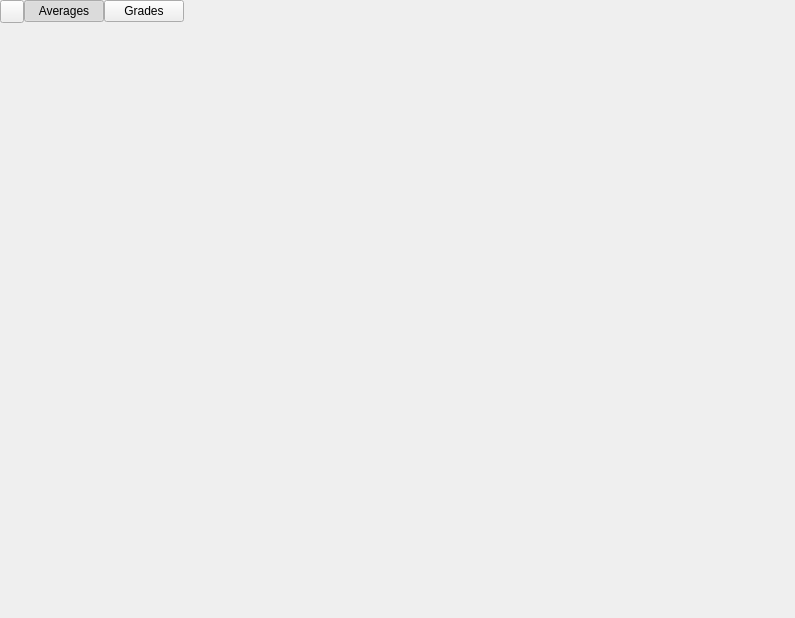
<?xml version="1.0" encoding="UTF-8"?>
<ui version="4.0">
 <class>MainWindow</class>
 <widget class="QMainWindow" name="MainWindow">
  <property name="geometry">
   <rect>
    <x>0</x>
    <y>0</y>
    <width>795</width>
    <height>618</height>
   </rect>
  </property>
  <property name="windowTitle">
   <string>thegrades</string>
  </property>
  <property name="windowIcon">
   <iconset theme="thegrades" resource="resources.qrc">
    <normaloff>:/icons/thegrades.svg</normaloff>:/icons/thegrades.svg</iconset>
  </property>
  <property name="autoFillBackground">
   <bool>true</bool>
  </property>
  <widget class="QWidget" name="centralwidget">
   <property name="autoFillBackground">
    <bool>true</bool>
   </property>
   <layout class="QVBoxLayout" name="verticalLayout">
    <property name="spacing">
     <number>0</number>
    </property>
    <property name="leftMargin">
     <number>0</number>
    </property>
    <property name="topMargin">
     <number>0</number>
    </property>
    <property name="rightMargin">
     <number>0</number>
    </property>
    <property name="bottomMargin">
     <number>0</number>
    </property>
    <item>
     <widget class="QWidget" name="topWidget" native="true">
      <property name="autoFillBackground">
       <bool>true</bool>
      </property>
      <layout class="QHBoxLayout" name="horizontalLayout">
       <property name="spacing">
        <number>0</number>
       </property>
       <property name="leftMargin">
        <number>0</number>
       </property>
       <property name="topMargin">
        <number>0</number>
       </property>
       <property name="rightMargin">
        <number>0</number>
       </property>
       <property name="bottomMargin">
        <number>0</number>
       </property>
       <item>
        <widget class="QToolButton" name="menuButton">
         <property name="sizePolicy">
          <sizepolicy hsizetype="Preferred" vsizetype="Preferred">
           <horstretch>0</horstretch>
           <verstretch>0</verstretch>
          </sizepolicy>
         </property>
         <property name="text">
          <string/>
         </property>
         <property name="icon">
          <iconset theme="thegrades" resource="resources.qrc">
           <normaloff>:/icons/thegrades.svg</normaloff>:/icons/thegrades.svg</iconset>
         </property>
         <property name="popupMode">
          <enum>QToolButton::InstantPopup</enum>
         </property>
        </widget>
       </item>
       <item>
        <widget class="QPushButton" name="averagesButton">
         <property name="text">
          <string>Averages</string>
         </property>
         <property name="checkable">
          <bool>true</bool>
         </property>
         <property name="checked">
          <bool>true</bool>
         </property>
         <property name="autoExclusive">
          <bool>true</bool>
         </property>
        </widget>
       </item>
       <item>
        <widget class="QPushButton" name="gradesButton">
         <property name="text">
          <string>Grades</string>
         </property>
         <property name="checkable">
          <bool>true</bool>
         </property>
         <property name="autoExclusive">
          <bool>true</bool>
         </property>
        </widget>
       </item>
       <item>
        <spacer name="horizontalSpacer">
         <property name="orientation">
          <enum>Qt::Horizontal</enum>
         </property>
         <property name="sizeType">
          <enum>QSizePolicy::Expanding</enum>
         </property>
         <property name="sizeHint" stdset="0">
          <size>
           <width>40</width>
           <height>20</height>
          </size>
         </property>
        </spacer>
       </item>
       <item>
        <layout class="QHBoxLayout" name="leftCsdLayout">
         <property name="spacing">
          <number>0</number>
         </property>
        </layout>
       </item>
       <item>
        <layout class="QHBoxLayout" name="rightCsdLayout">
         <property name="spacing">
          <number>0</number>
         </property>
        </layout>
       </item>
      </layout>
     </widget>
    </item>
    <item>
     <widget class="tStackedWidget" name="stackedWidget">
      <property name="autoFillBackground">
       <bool>true</bool>
      </property>
      <widget class="Averages" name="averages"/>
      <widget class="Grades" name="grades"/>
     </widget>
    </item>
   </layout>
  </widget>
  <action name="actionFileBug">
   <property name="icon">
    <iconset theme="tools-report-bug">
     <normaloff>../application</normaloff>../application</iconset>
   </property>
   <property name="text">
    <string>File Bug</string>
   </property>
  </action>
  <action name="actionSources">
   <property name="icon">
    <iconset theme="commit">
     <normaloff>../application</normaloff>../application</iconset>
   </property>
   <property name="text">
    <string>Sources</string>
   </property>
  </action>
  <action name="actionAbout">
   <property name="icon">
    <iconset theme="help-about">
     <normaloff>../application</normaloff>../application</iconset>
   </property>
   <property name="text">
    <string>About</string>
   </property>
  </action>
  <action name="actionExit">
   <property name="icon">
    <iconset theme="application-exit">
     <normaloff>../application</normaloff>../application</iconset>
   </property>
   <property name="text">
    <string>Exit</string>
   </property>
   <property name="shortcut">
    <string>Ctrl+Q</string>
   </property>
  </action>
  <action name="actionOption">
   <property name="icon">
    <iconset theme="preferences">
     <normaloff>.</normaloff>.</iconset>
   </property>
   <property name="text">
    <string>Options</string>
   </property>
   <property name="toolTip">
    <string>Options</string>
   </property>
  </action>
 </widget>
 <customwidgets>
  <customwidget>
   <class>tStackedWidget</class>
   <extends>QStackedWidget</extends>
   <header location="global">tstackedwidget.h</header>
   <container>1</container>
   <slots>
    <signal>switchingFrame(int)</signal>
   </slots>
  </customwidget>
  <customwidget>
   <class>Averages</class>
   <extends>QWidget</extends>
   <header>averages/averages.h</header>
   <container>1</container>
  </customwidget>
  <customwidget>
   <class>Grades</class>
   <extends>QWidget</extends>
   <header>grades/grades.h</header>
   <container>1</container>
  </customwidget>
 </customwidgets>
 <resources>
  <include location="resources.qrc"/>
 </resources>
 <connections/>
</ui>
